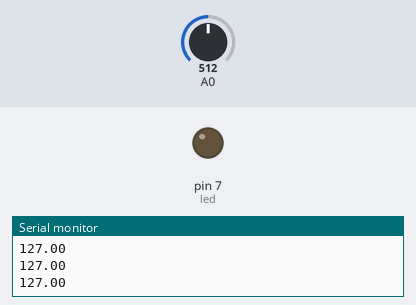
A sketch run on a simulated Arduino Uno, built with avr-gcc and run on an emulated ATmega328P. Shown: output pins drawn as LEDs (lit = HIGH), the last lines printed to the serial monitor. The test bench sets the inputs (shaded band); at power-on: A0 = 512.

Above: at 1.2 s.
1.3 s: A0 set to 532
At 1.8 s:
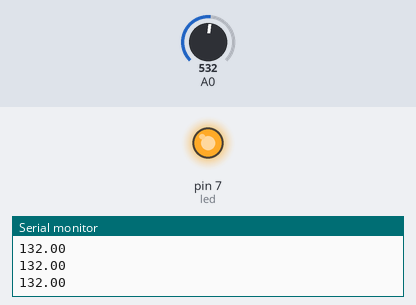
2.8 s: A0 set to 511
At 4.0 s:
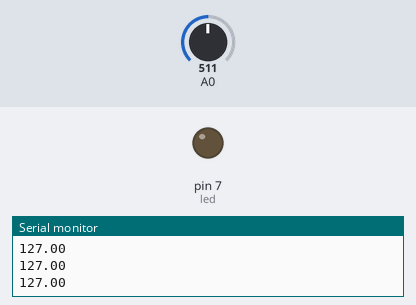
4.3 s: A0 set to 716
At 5.1 s:
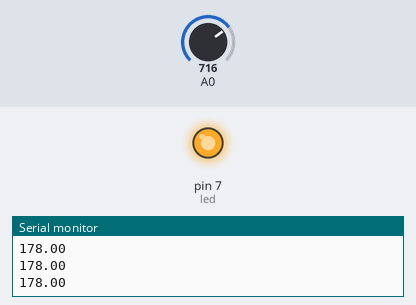
Timing chart, 0 to 7.3 s (numbered marks = the images above; inputs shaded):
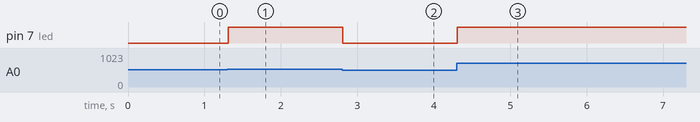

The sketch:

ej04.ino
```cpp
#define led 7

void setup()
{
  Serial.begin(9600);
  pinMode(led, OUTPUT);
}

void loop()
{
  float valor = analogRead(0);
  valor = map(valor, 0, 1023, 0, 255);
  Serial.println(valor);
  analogWrite(led, valor);
}
```

Measured:
- the behaviour switches between 513 and 514 on A0 (found by bisection; images 0 and 1)
- after the input at 1.3 s, pin 7 (led): LOW → HIGH at once
- after the input at 2.8 s, pin 7 (led): HIGH → LOW at once
- after the input at 4.3 s, pin 7 (led): LOW → HIGH at once
